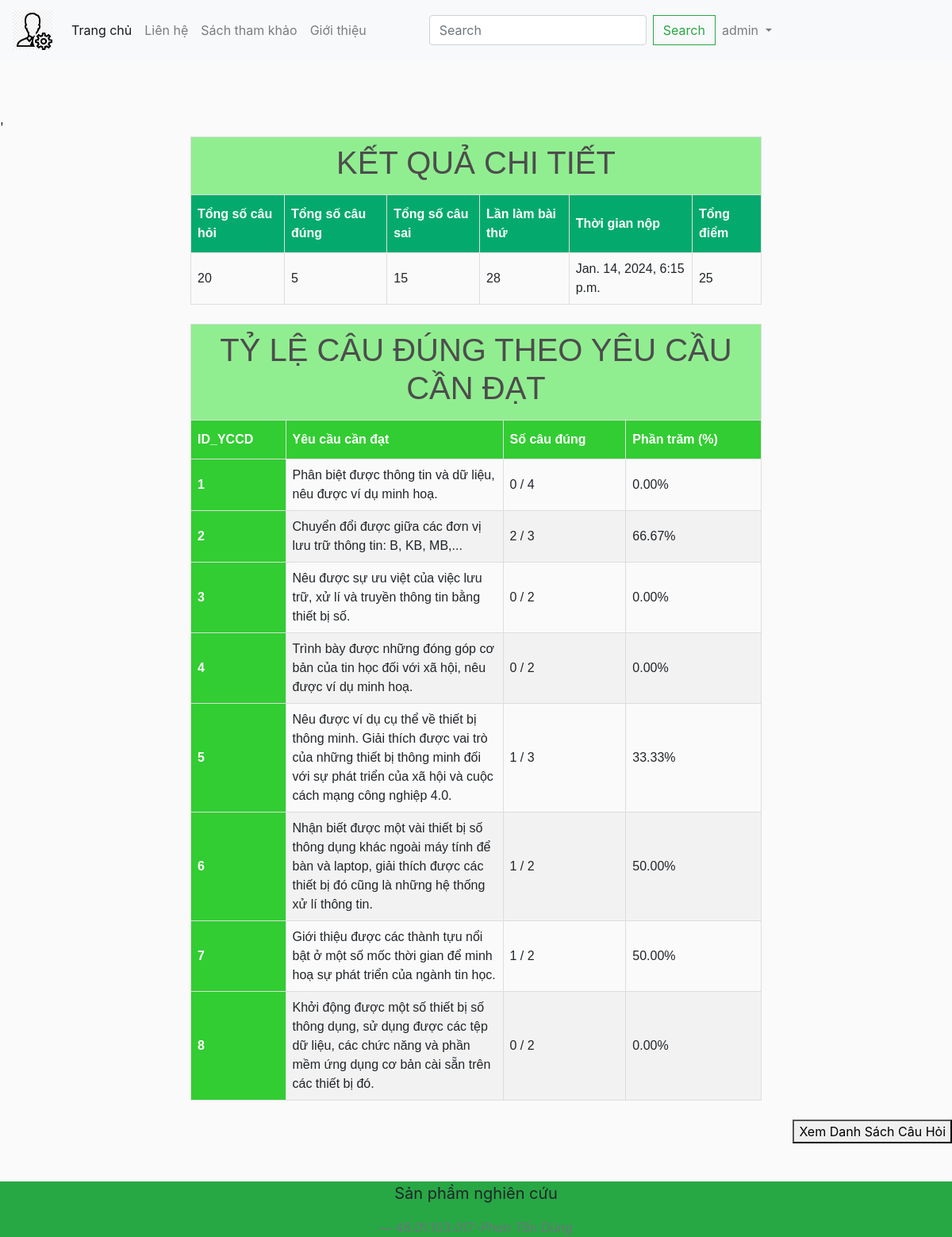
Page /quiz/results/detail/39/ (signed in) on the committed database.
### app/models.py (models this page shows, shortened)
class QuizResult(models.Model):
    user = models.ForeignKey(User, on_delete=models.CASCADE)
    course = models.ForeignKey(Course, on_delete=models.CASCADE)
    attempt_number = models.IntegerField()
    total_questions = models.IntegerField()
    correct_answers = models.IntegerField()
    incorrect_answers = models.IntegerField()
    submit_time = models.DateTimeField()
    score = models.IntegerField(default=0)

class YCCD(models.Model):
    content_yccd = models.ForeignKey(Content_YCCD,on_delete= models.SET_NULL, blank=True, null= True)
    content = models.CharField(max_length=2000, null=True)

### app/views.py (the view)
# urls.py: path('quiz/results/detail/<int:result_id>/', views.quiz_results_detail, name='quiz_results_detail'),
@login_required(login_url='/error/')
def quiz_results_detail(request, result_id):
    if request.user.is_authenticated:
        quiz_result = get_object_or_404(QuizResult, id=result_id)
        user_answers = UserAnswer.objects.filter(quiz_result=quiz_result)
        user_not_login = "hidden"
        user_login = "show"
    else:
        user_not_login = "show"
        user_login = "hidden"
    correct_answers_by_requirement = {}
    total_questions = 0
    for user_answer in user_answers:
        requirement_id = user_answer.question.yccd.id
        if requirement_id not in correct_answers_by_requirement:
            correct_answers_by_requirement[requirement_id] = {
                'correct': 0,
                'total': 0,
                'content': user_answer.question.yccd.content,
            }
        if user_answer.is_correct:
            correct_answers_by_requirement[requirement_id]['correct'] += 1
        correct_answers_by_requirement[requirement_id]['total'] += 1
        total_questions += 1
    for stats in correct_answers_by_requirement.values():
        if stats['total'] > 0:
            stats['percentage'] = (stats['correct'] / stats['total']) * 100
        else:
            stats['percentage'] = 0
    context = {
        'quiz_result': quiz_result,
        'user_answers': user_answers,
        'user_not_login': user_not_login,
        'user_login': user_login,
        'correct_answers_by_requirement': correct_answers_by_requirement,
        'total_questions': total_questions,
    }
    return render(request, 'app/quiz_results_detail.html', context)

### app/templates/app/quiz_results_detail.html (shortened to what this page needs)
<!DOCTYPE html>
{% extends 'app/base.html' %}
{% load static %}
        {%block login%}
        <br>
        <br>
        <br>
        <table id="customers">
            <tr>
                <td class="colspanned text-center" colspan="6"><h1>KẾT QUẢ CHI TIẾT</h1>
                </td>
              </tr>
              <tr>
                <th scope="col">Tổng số câu hỏi</th>
                <th scope="col">Tổng số câu đúng</th>
                <th scope="col">Tổng số câu sai</th>
                <th scope="col">Lần làm bài thứ</th>
                <th scope="col">Thời gian nộp</th>
                <th scope="col">Tổng điểm</th>
              </tr>
              <tbody>
                <tr>
                  <td>{{ quiz_result.total_questions }}</td>
                  <td>{{ quiz_result.correct_answers }}</td>
                  <td>{{ quiz_result.incorrect_answers }}</td>
                  <td>{{ quiz_result.attempt_number }}</td>'
                  <td>{{ quiz_result.submit_time }}</td>
                  <td>{{ quiz_result.score }}</td>
                </tr>
              </tbody>
          </table> <br>
      <table id="customerX">
          <tr>
              <td class="colspanned text-center" colspan="4"><h1>TỶ LỆ CÂU ĐÚNG THEO YÊU CẦU CẦN ĐẠT</h1>
              </td>
            </tr>
            <tr>
              <th scope="col">ID_YCCD</th>
              <th scope="col">Yêu cầu cần đạt</th>
              <th scope="col">Số câu đúng</th>
              <th scope="col">Phần trăm (%)</th>
            </tr>
            <tbody>
              {% for requirement_id, stats in correct_answers_by_requirement.items %}
            <tr>
              <th scope="row">{{ requirement_id }}</th>
              <td>{{ stats.content }} {{ stats.content_yccd }}</td>
              <td>{{ stats.correct }} / {{ stats.total }}</td>
              <td>{{ stats.percentage|floatformat:2  }}%</td>
            </tr>
            {% endfor %}
            </tbody>
        </table>
        <br>
                  <div class="text-right">
                          <button id="toggleButton">Xem Danh Sách Câu Hỏi</button>
                  </div>
        {%endblock login%}

### app/templates/app/base.html (shortened to what this page needs)
{% load static %}
<!DOCTYPE html>
<html>
  <head>
    <link rel="stylesheet" href="https://cdn.jsdelivr.net/npm/bootstrap@4.5.3/dist/css/bootstrap.min.css">
    <link href-"{% static 'app/css/style.css' %}" rel="stylesheet" />
    <link href-"{% static 'app/css/owl.carousel.min.css' %}" rel="stylesheet" />
    <link href-"{% static 'app/css/all.min.css' %}" rel="stylesheet" />
    <link rel= "stylesheet" type="text/css" href="{%static 'app/css/main.css'%}">
    <link rel="stylesheet" href="">
  </head>
  <body>
    <nav class="navbar navbar-expand-lg navbar-light bg-light">
      <a class="navbar-brand" href="{% url 'home_admin'%}">
        <img src="{% static 'app/images/home-admin.png' %}" width="50" height="50" />
      </a>
      <div class="collapse navbar-collapse" id="navbarSupportedContent">
        <ul class="navbar-nav mr-auto">
          <li class="nav-item active">
            <a class="nav-link" href="{% url 'home'%}">Trang chủ<span class="sr-only">(current)</span></a>
          </li>
          <li class="nav-item">
            <a class="nav-link" href="https://www.facebook.com/profile.php?id=100017587238895">Liên hệ</a>
          </li>
          <li class="nav-item">
            <a class="nav-link " href="{% url "links_reference" %}" tabindex="-1" aria-disabled="false">Sách tham khảo</a>
          </li>
          <li class="nav-item">
            <a class="nav-link " href="{% url "intro" %}" tabindex="-1" aria-disabled="false">Giới thiệu</a>
          </li>
        </ul>
        <form class="form-inline my-2 my-lg-0" role="search" method = POST action = "{%url 'search'%}">
          <input class="form-control mr-sm-2" type="search" placeholder="Search" aria-label="Search" name= "searched">
          <button class="btn btn-outline-success my-2 my-sm-0" type="submit">Search</button>
        </form>
      </div>
      <div class="navbar-nav me-auto mb-2 mb-lg-0" style= "visibility: {{user_login}}" >
        <li class="nav-item dropdown">
          <a class="nav-link dropdown-toggle" href="#" id="navbarDropdown" role="button" data-toggle="dropdown" aria-haspopup="true" aria-expanded="false">
            <span>{{request.user}}</span>
          </a>
        </li>
      </div>
    </nav>
    {%block login%}{%endblock login%}
    <div class="card-body container--fluid bg-success  text-center p-0 mt-5">
      <blockquote class="blockquote mb-0">
        <p>Sản phầm nghiên cứu</p>
        <footer class="blockquote-footer">46.01.103.017-<cite title="Source Title">Phan Tấn Dũng</cite></footer>
      </blockquote>
    </div>
  </body>
</html>

### app/static/app/css/main.css (style rules this page uses)
body { background-color: hsl(0, 0%, 98%); }
h1,h2,h3,h4,h5,h6 { color:hsl(0, 0%, 30%); }
.btn { border-radius: 0; }

### app/templates/app/quiz_results_detail.html (style rules this page uses)
table { width: 50%; margin: 0 auto; border-collapse: collapse; }
#customers { font-family: Arial, Helvetica, sans-serif; border-collapse: collapse; width: 60%; }
th, td { border: 1px solid #ddd; padding: 8px; text-align: left; max-width: 200px; overflow: hidden; text-overflow: ellipsis; word-wrap: break-word; }
#customers tr:nth-child(even) { background-color: #f2f2f2; }
#customers th { padding-top: 12px; padding-bottom: 12px; text-align: left; background-color: #04AA6D ; color: white; }
.colspanned { background-color: #90EE90 }
#customerX { font-family: Arial, Helvetica, sans-serif; border-collapse: collapse; width: 60%; }
#customerX tr:nth-child(even) { background-color: #f2f2f2; }
#customerX th { padding-top: 12px; padding-bottom: 12px; text-align: left; background-color: #32CD32 ; color: white; }
#customerX .colspanned { background-color: #90EE90 }
table { width: 100%; margin: 0 auto; border-collapse: collapse; }

### rows in the picture
QuizResult: total_questions "20", correct_answers "5", incorrect_answers "15", attempt_number "28", submit_time "Jan. 14, 2024, 6:15 p.m.", score "25"
YCCD: content "Phân biệt được thông tin và dữ liệu, nêu được ví dụ minh hoạ."
YCCD: content "Chuyển đổi được giữa các đơn vị lưu trữ thông tin: B, KB, MB,..."
YCCD: content "Nêu được sự ưu việt của việc lưu trữ, xử lí và truyền thông tin bằng thiết bị số."
YCCD: content "Trình bày được những đóng góp cơ bản của tin học đối với xã hội, nêu được ví dụ minh hoạ."
YCCD: content "Nêu được ví dụ cụ thể về thiết bị thông minh. Giải thích được vai trò của những thiết bị thông minh đối với sự phát triển của xã hội và cuộc cách mạng công nghiệp 4.0."
YCCD: content "Nhận biết được một vài thiết bị số thông dụng khác ngoài máy tính để bàn và laptop, giải thích được các thiết bị đó cũng là những hệ thống xử lí thông tin."
YCCD: content "Giới thiệu được các thành tựu nổi bật ở một số mốc thời gian để minh hoạ sự phát triển của ngành tin học."
YCCD: content "Khởi động được một số thiết bị số thông dụng, sử dụng được các tệp dữ liệu, các chức năng và phần mềm ứng dụng cơ bản cài sẵn trên các thiết bị đó."

### other values in the picture
{{ request.user }} "admin"
{{ requirement_id }} "1" "2" "3" "4" "5" "6" "7" "8"
{{ stats.correct }} "0" "2" "0" "0" "1" "1" "1" "0"
{{ stats.total }} "4" "3" "2" "2" "3" "2" "2" "2"
{{ stats.percentage|floatformat:2 }} "0.00" "66.67" "0.00" "0.00" "33.33" "50.00" "50.00" "0.00"
